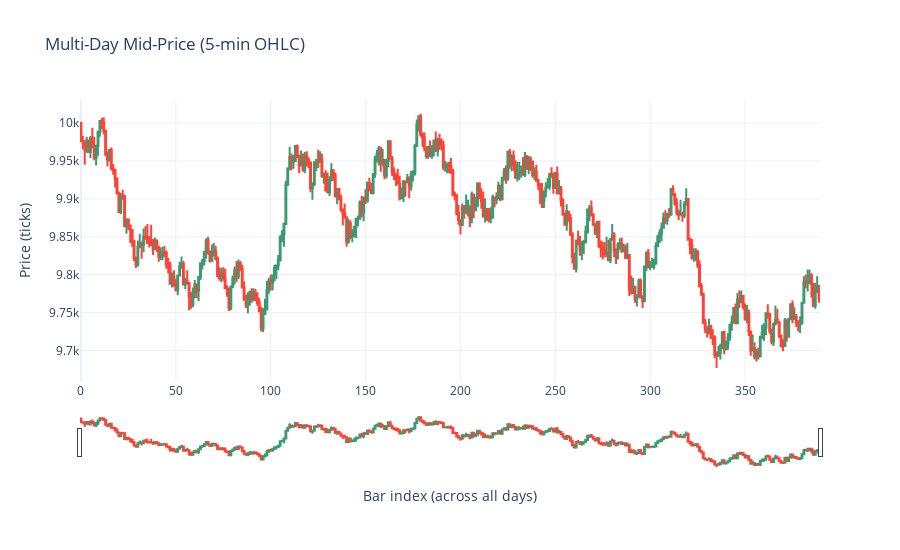

The notebook cell this image was saved under:
### Code cell
fig_multi = go.Figure(
    data=go.Candlestick(
        x=combined["bar_idx"],
        open=combined["open"],
        high=combined["high"],
        low=combined["low"],
        close=combined["close"],
        name="Mid-price (5min bars)",
    ),
    layout=go.Layout(
        title="Multi-Day Mid-Price (5-min OHLC)",
        xaxis=dict(
            title="Bar index (across all days)",
            rangeslider=dict(visible=True),
        ),
        yaxis=dict(title="Price (ticks)"),
        height=550,
        template="plotly_white",
    ),
)
fig_multi.show()

### Figure 1 — Plotly figure (JSON) as saved in the notebook; plotly's stock layout.template omitted (floating-point values rounded to 4 significant figures; data arrays with more than 128 entries replaced by an {"elided": "..."} marker saying what was removed)
{"data": [{"close": {"elided": "390 float values"}, "high": {"elided": "390 float values"}, "low": {"elided": "390 float values"}, "name": "Mid-price (5min bars)", "open": {"elided": "390 float values"}, "type": "candlestick", "x": {"elided": "390 int values"}}], "layout": {"height": 550, "title": {"text": "Multi-Day Mid-Price (5-min OHLC)"}, "xaxis": {"rangeslider": {"visible": true}, "title": {"text": "Bar index (across all days)"}}, "yaxis": {"title": {"text": "Price (ticks)"}}}}
